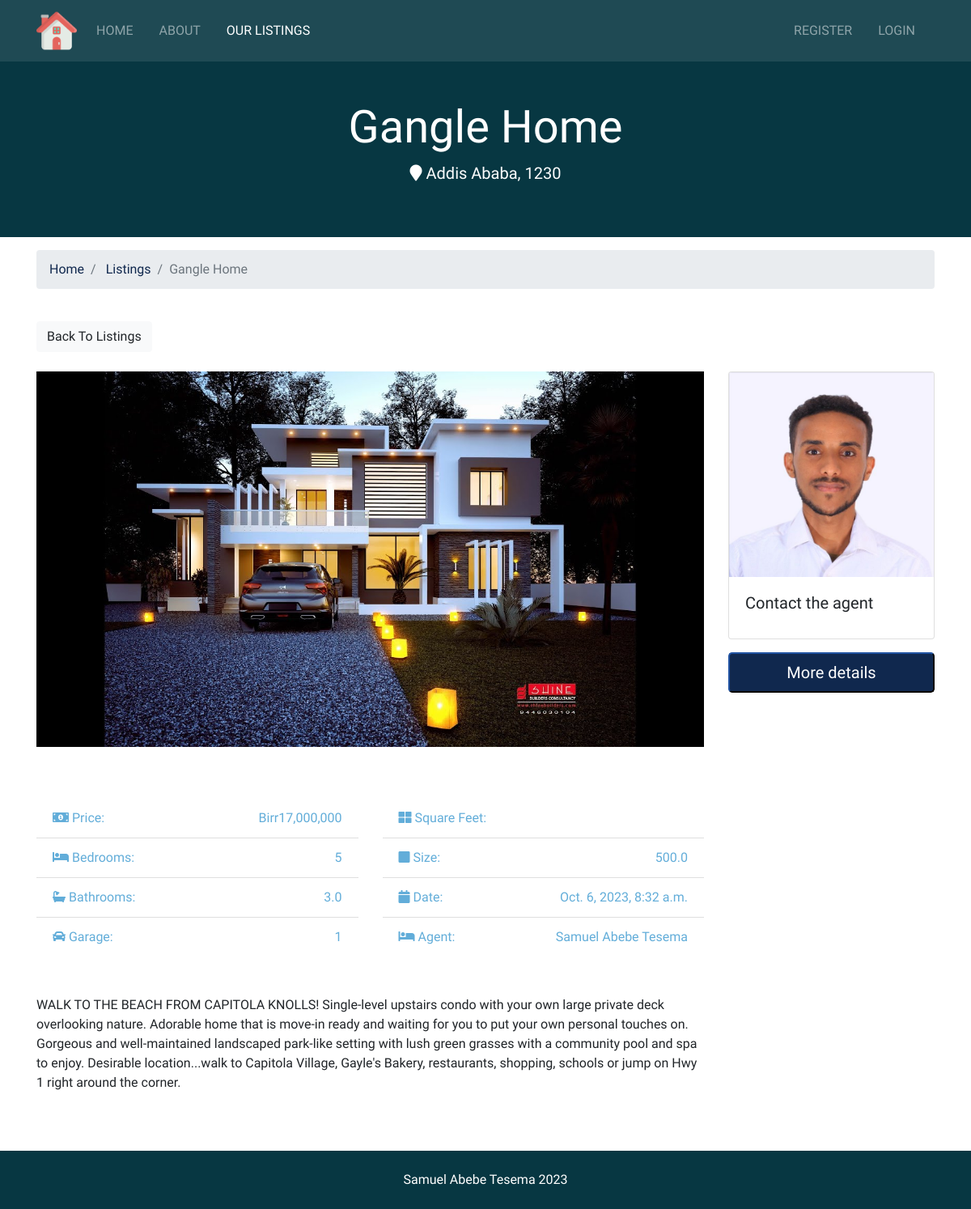
The app's page /listings/2 with its own data.
### listings/models.py (models this page shows, shortened)
class Listing(models.Model):
    agents = models.ForeignKey(Agent, on_delete=models.DO_NOTHING)
    title = models.CharField(max_length=200)
    address = models.CharField(max_length=200)
    city = models.CharField(max_length=100)
    state = models.CharField(max_length=100)
    zipcode = models.CharField(max_length=20)
    description = models.TextField(blank=True)
    price = models.IntegerField()
    bedrooms = models.IntegerField()
    bathrooms = models.DecimalField(max_digits=2, decimal_places=1)
    garage = models.IntegerField(default=0)
    sqft = models.CharField(max_length=20, blank=True)
    lot_size = models.DecimalField(max_digits=5, decimal_places=1)
    photo_main = models.ImageField(upload_to='photos/%Y/%m/%d')
    photo_1 = models.ImageField(upload_to='photos/%Y/%m/%d', blank=True)
    photo_2 = models.ImageField(upload_to='photos/%Y/%m/%d', blank=True)
    photo_3 = models.ImageField(upload_to='photos/%Y/%m/%d', blank=True)
    photo_4 = models.ImageField(upload_to='photos/%Y/%m/%d', blank=True)
    photo_5 = models.ImageField(upload_to='photos/%Y/%m/%d', blank=True)
    is_published = models.BooleanField(default=True)
    list_date = models.DateTimeField(default=datetime.now, blank=True)
    objects = models.Manager()

### agent/models.py (models this page shows)
class Agent(models.Model):
    name = models.CharField(max_length=200)
    photo = models.ImageField(upload_to='photo/%Y/%m/%d')
    description = models.TextField(blank=True)
    phone = models.CharField(max_length=20)
    email = models.CharField(max_length=50)
    is_mvp = models.BooleanField(default=False)
    hire_date = models.DateTimeField(default=datetime.now, blank=True)
    def __str__(self):
        return self.name
    objects = models.Manager()

### listings/views.py (the view)
# urls.py: path('<int:listing_id>', views.listing, name='listing'),
def listing(request, listing_id):
    listing = get_object_or_404(Listing, pk=listing_id)
    context = {
        'listing': listing
    }
    return render(request, 'listings/listing.html', context)

### listings/templates/listings/listing.html (shortened to what this page needs)
{% extends 'listings/layout.html' %}
{% load humanize %}
{% block content %}
	<section id="showcase-inner" class="py-5 text-white">
		<div class="container">
			<div class="row text-center">
				<div class="col-md-12">
					<h1 class="display-4">{{ listing.title }}</h1>
					<p class="lead">
					<i class="fas fa-map-marker"></i> {{ listing.city }}, {{ listing.zipcode }}</p>
				</div>
			</div>
		</div>
	</section>
	<section id="bc" class="mt-3">
		<div class="container">
			<nav>
				<ol class="breadcrumb">
					<li class="breadcrumb-item">
						<a href="{% url 'index' %}">Home</a>
					</li>
					<li class="breadcrumb-item">
						<a href="{% url 'listings' %}">Listings</a>
					</li>
					<li class="breadcrumb-item active">{{ listing.title }}</li>
				</ol>
			</nav>
		</div>
	</section>
	<section id="listing" class="py-4">
		<div class="container">
			<a href="{% url 'listings' %}" class="btn btn-light mb-4">Back To Listings</a>
			<div class="row">
				<div class="col-md-9">
					<img src="{{ listing.photo_main.url }}" alt="" class="img-main img-fluid mb-3">
					<div class="row mb-5 fields">
						<div class="col-md-6">
							<ul class="list-group list-group-flush">
								<li class="list-group-item text-secondary">
									<i class="fas fa-money-bill-alt"></i> Price:
									<span class="float-right">Birr{{ listing.price | intcomma}}</span>
								</li>
								<li class="list-group-item text-secondary">
									<i class="fas fa-bed"></i> Bedrooms:
									<span class="float-right">{{ listing.bedrooms }}</span>
								</li>
								<li class="list-group-item text-secondary">
									<i class="fas fa-bath"></i> Bathrooms:
									<span class="float-right">{{ listing.bathrooms }}</span>
								</li>
								<li class="list-group-item text-secondary">
									<i class="fas fa-car"></i> Garage:
									<span class="float-right">{{ listing.garage }}
									</span>
								</li>
							</ul>
						</div>
						<div class="col-md-6">
							<ul class="list-group list-group-flush">
								<li class="list-group-item text-secondary">
									<i class="fas fa-th-large"></i> Square Feet:
								</li>
								<li class="list-group-item text-secondary">
									<i class="fas fa-square"></i> Size:
									<span class="float-right">{{ listing.lot_size }}
									</span>
								</li>
								<li class="list-group-item text-secondary">
									<i class="fas fa-calendar"></i> Date:
									<span class="float-right">{{ listing.list_date }}</span>
								</li>
								<li class="list-group-item text-secondary">
									<i class="fas fa-bed"></i> Agent:
									<span class="float-right">{{ listing.agents }}
									</span>
								</li>
							</ul>
						</div>
					</div>
					<div class="row mb-5">
						<div class="col-md-12">
							{{ listing.description }}
						</div>
					</div>
				</div>
				<div class="col-md-3">
					<div class="card mb-3">
						<img class="card-img-top" src="{{ listing.agents.photo.url }}" alt="">
						<div class="card-body">
							<h5 class="card-title">Contact the agent</h5>
						</div>
					</div>
					<button class="btn-primary btn-block btn-lg" data-toggle="modal" data-target="#inquiryModal">More details</button>
				</div>
			</div>
		</div>
	</section>
{% endblock content %}

### realEstate/static/css/all.css (style rules this page uses)
.fa, .fas, .far, .fal, .fab { -moz-osx-font-smoothing: grayscale; -webkit-font-smoothing: antialiased; display: inline-block; font-style: normal; font-variant: normal; text-rendering: auto; line-height: 1; }
.fa-bath:before { content: "\f2cd"; }
.fa-bed:before { content: "\f236"; }
.fa-calendar:before { content: "\f133"; }
.fa-car:before { content: "\f1b9"; }
.fa-map-marker:before { content: "\f041"; }
.fa-money-bill-alt:before { content: "\f3d1"; }
.fa-square:before { content: "\f0c8"; }
.fa-th-large:before { content: "\f009"; }
.fa, .fas { font-family: 'Font Awesome 5 Free'; font-weight: 900; }

### realEstate/static/css/style.css (style rules this page uses)
img { width: 100%; }
#showcase-inner { background: url(../img/building.jpg) no-repeat top center fixed/cover; position: relative; overflow: hidden; min-height: 200px; }
#showcase-inner::before { content: ''; position: absolute; top: 0; left: 0; min-height: 100%; width: 100%; background: #073742 }

### records on screen
Listing: title "Gangle Home", city "Addis Ababa", zipcode "1230", photo_main (picture), price "17,000,000", bedrooms "5", bathrooms "3.0", garage "1", lot_size "500.0", list_date "Oct. 6, 2023, 8:32 a.m.", agents "Samuel Abebe Tesema", description "WALK TO THE BEACH FROM CAPITOLA KNOLLS! Single-level upstairs condo with your own large private deck overlooking nature. Adorable home that is move-in ready and waiting for you to put your own personal touches on. Gorgeous and well-maintained landscaped park-like setting with lush green grasses with a community pool and spa to enjoy. Desirable location...walk to Capitola Village, Gayle's Bakery, restaurants, shopping, schools or jump on Hwy 1 right around the corner.", agents.photo (picture)
